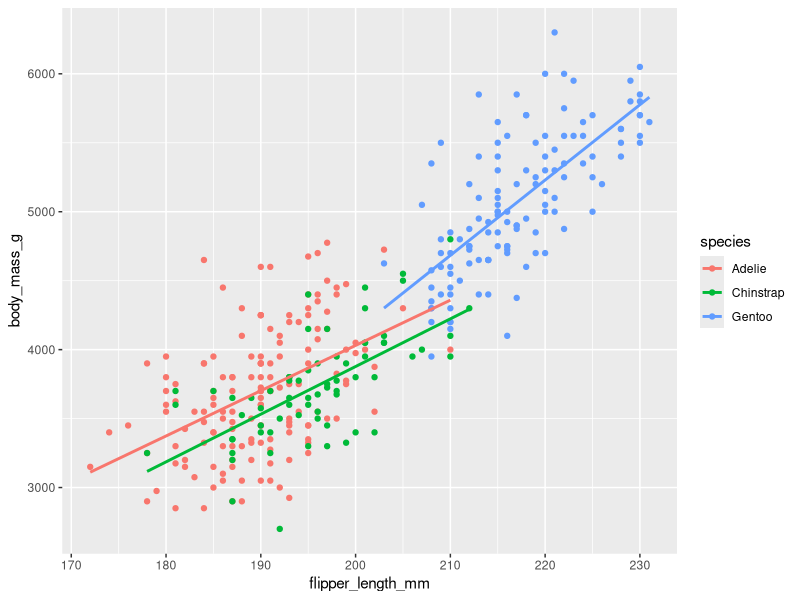
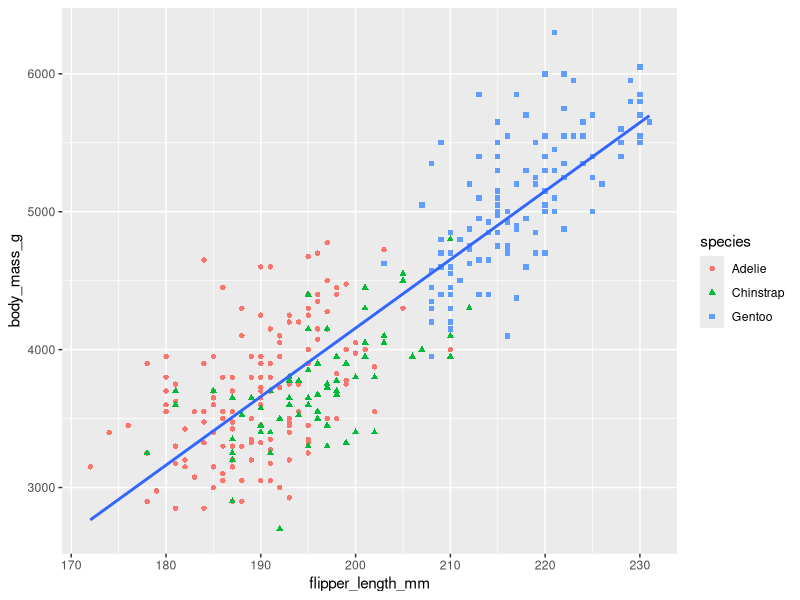
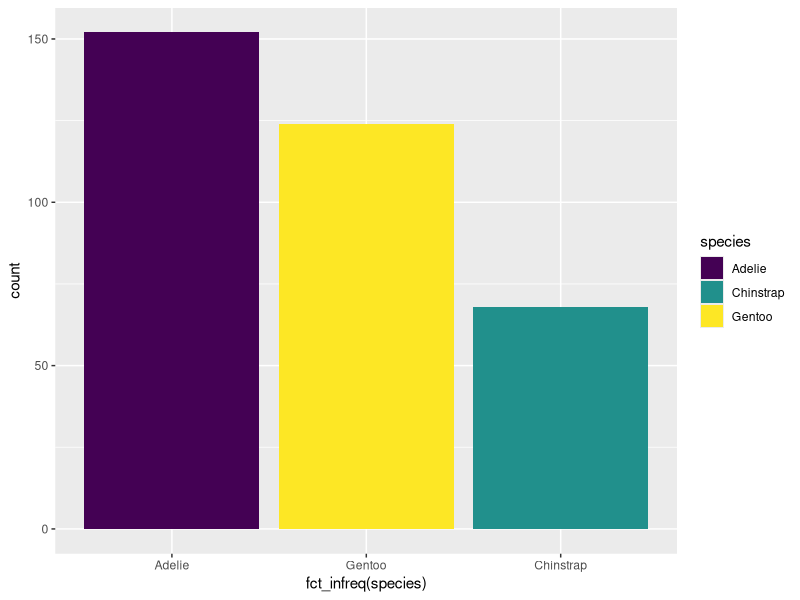
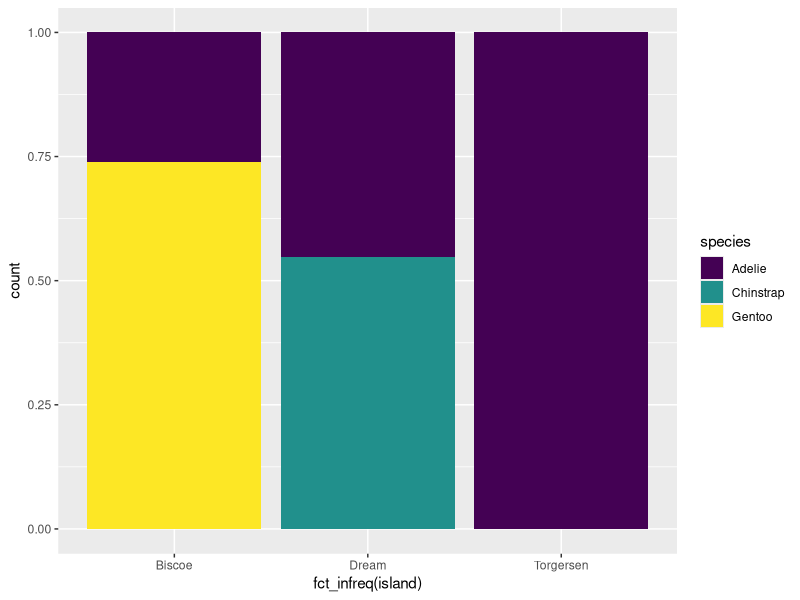
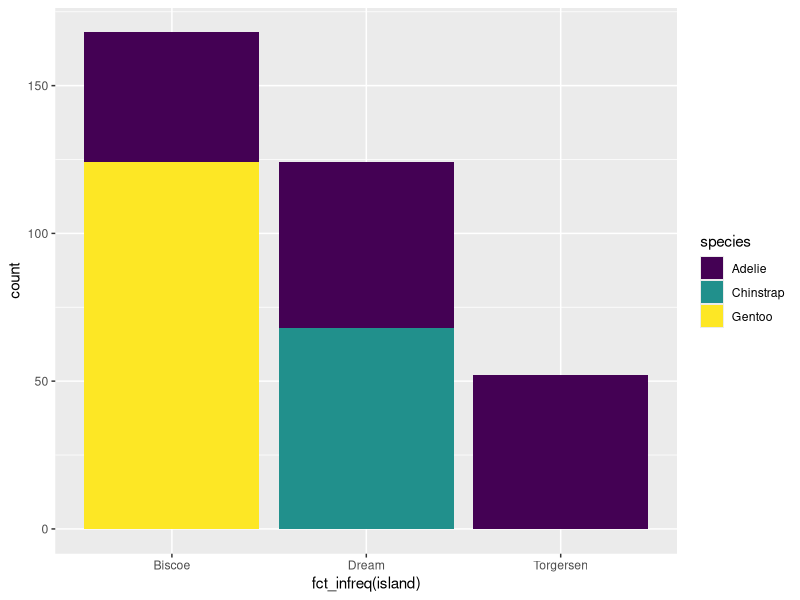
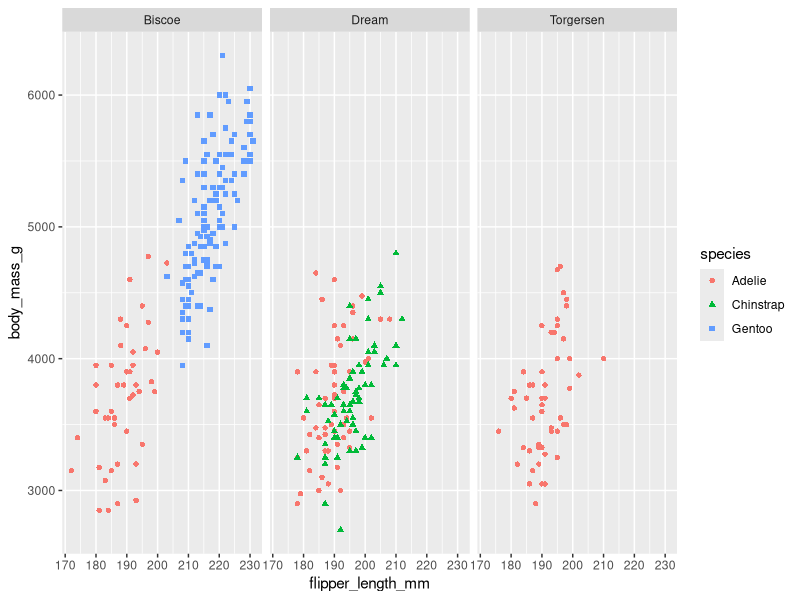
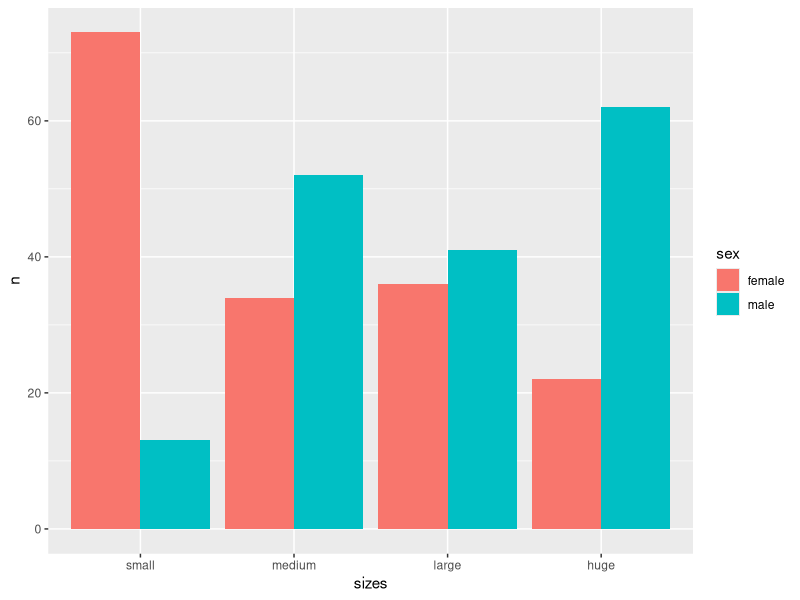

R code for these plots, in order:
library(tidyverse)

library(palmerpenguins)
penguins = penguins
penguins |> head()

penguins |> pull(species) |> unique()

penguins |> 
  ggplot(aes(x= flipper_length_mm, y = body_mass_g, color = species))+
  geom_point()+
  geom_smooth(method = "lm", se = FALSE)


penguins |> 
  ggplot(aes(x= flipper_length_mm, y = body_mass_g))+
  geom_point(aes(color = species, shape = species,size = ))+
  geom_smooth(method = "lm", se = FALSE)

penguins |> 
  ggplot(aes(x = fct_infreq(species),fill = species))+
  geom_bar()+
  scale_fill_viridis_d(option = "viridis")

penguins |> 
  ggplot(aes(x = fct_infreq(island),fill = species))+
  geom_bar(position  = "fill")+
  scale_fill_viridis_d(option = "viridis")



penguins |> 
  ggplot(aes(x = fct_infreq(island),fill = species))+
  geom_bar()+
  scale_fill_viridis_d(option = "viridis")


penguins |> 
  ggplot(aes(x= flipper_length_mm, y = body_mass_g))+
  geom_point(aes(color = species, shape = species,size = )) +
  facet_wrap(~island)


seq(1,101,10)

seq(from =1,to = 101, by = 10)

penguins |> distinct(island,species)

penguins |> distinct(species,island,.keep_all = TRUE)

penguins |> count(species,island,sort = TRUE)


quant =   quantile(penguins$body_mass_g, probs = seq(0,1,0.25),na.rm = TRUE)

penguins <- penguins |>
  mutate(sizes  = cut(body_mass_g,
            breaks = quant,labels =
            c("small","medium","large","huge"),include.lowest = TRUE),
         .after = body_mass_g) 

  quant =   quantile(penguins$body_mass_g, probs = seq(0,1,0.25),na.rm = TRUE)
           
           
           
           
penguins |> 
pull(body_mass_g) |> 
  quantile(probs = seq(0,1,0.1),na.rm = TRUE)



penguins |> 
  mutate(
    body_mass_quantile = cut(
      body_mass_g, 
      breaks = quantile(body_mass_g, probs = seq(0, 1, 0.25), na.rm = TRUE), 
      labels = c("Q1", "Q2", "Q3", "Q4"),
      include.lowest = TRUE,
    ),
    .after = body_mass_g
  )



penguins |> 
  mutate(
    body_mass_quantile = cut(
      body_mass_g, 
      breaks = quantile(body_mass_g, probs = seq(0, 1, 0.25), na.rm = TRUE), 
      labels = c("Q1", "Q2", "Q3", "Q4"),
      include.lowest = TRUE
    ),.keep = "used")



penguins |> na.omit() |> 
  count(sex,sizes) |> 
  ggplot(aes(x = sizes, y = n, fill = sex))+
  geom_bar(stat = "identity", position = "dodge")











































































































